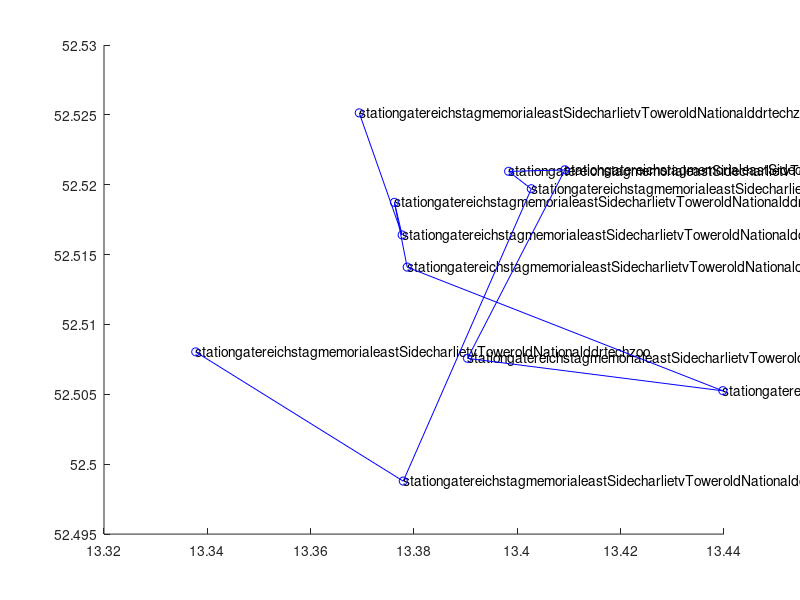

Source code (MATLAB): (Note: this script raises an error after producing the figure.)

%SM: Can we change variable name "pop" into "popularity"? I didn't get it at first...
%SM: and y and x in longitude and latitude?

%ST: All Sights used in Berlin as Data-Structures
centralStation = struct("y", 52.52514262794553, "x", 13.369401998549902, ...
    "id", 1, "price", 0, "pop", 0, "duration", 0, "name", "station");
brandenburgGate = struct("y", 52.51640515728868, "x", 13.377704098549703, ...
    "id", 2, "price", 0, "pop", 1, "duration", 30, "name", "gate");
reichstagBuilding = struct("y", 52.51873769328525, "x", 13.376208656220577, ...
    "id", 3, "price", 0, "pop", 2, "duration", 120, "name", "reichstag");
memorial = struct("y", 52.514104081035704, "x", 13.378680512043356, ...
    "id", 4, "price", 0, "pop", 3, "duration", 30, "name", "memorial");
eastSideGallery = struct("y", 52.505257448032204, "x", 13.439771749277382, ...
    "id", 5, "price", 0, "pop", 4, "duration", 45, "name", "eastSide");
checkpointCharlie = struct("y", 52.5075750694616, "x", 13.390364769714038, ...
    "id", 6, "price", 0, "pop", 10, "duration", 45, "name", "charlie");
tvTower = struct("y", 52.521069579218974, "x", 13.40920452184171, ...
    "id", 7, "price", 20.5, "pop", 8, "duration", 120, "name", "tvTower");
oldNationalGallery = struct("y", 52.52096052837539, "x", 13.398309983208197, ...
    "id", 8, "price", 10, "pop", 6, "duration", 150, "name", "oldNational");
ddrMuseum = struct("y", 52.51971144874204, "x", 13.402700296701948, ...
    "id", 9, "price", 9.8, "pop", 9, "duration", 90, "name", "ddr");
techMuseum = struct("y", 52.498789620642924, "x", 13.377916785055444, ...
    "id", 10, "price", 8, "pop", 5, "duration", 180, "name", "tech");
zoo = struct("y", 52.508037121902355, "x", 13.337754698549514, ...
    "id", 11, "price", 16, "pop", 7, "duration", 150, "name", "zoo");

%ST: destSights contains all Sight-structs above
destSightsBerlin = [centralStation,brandenburgGate,reichstagBuilding,...
    memorial,eastSideGallery,checkpointCharlie,tvTower,oldNationalGallery...
    ddrMuseum,techMuseum,zoo];



%SM: All Sights used in PARIS as Data-Structures
parisEst = struct("y", 48.8758535, "x", 2.3600134, ...
    "id", 21, "price", 0, "pop", 0, "duration", 0, "name", "parisEst");
eiffelTower = struct("y", 48.8561446, "x", 2.2978204, ...
    "id", 22, "price", 20.0, "pop", 1, "duration", 120, "name", "eiffelTower");
louvre = struct("y", 48.8624906, "x", 2.3360431, ...
    "id", 23, "price", 17.0, "pop", 6, "duration", 180, "name", "louvre");
notreDam = struct("y", 48.8527101, "x", 2.3519702, ...
    "id", 24, "price", 0, "pop", 7, "duration", 15, "name", "notreDam");
arcDeTriomphe = struct("y", 48.8737673, "x", 2.2954441, ...
    "id", 25, "price", 13.0, "pop", 2, "duration", 45, "name", "arcDeTriomphe");
museeDOrsay = struct("y", 48.8599179, "x", 2.3265828, ...
    "id", 26, "price", 14.0, "pop", 5, "duration", 180, "name", "museeDOrsay");
centreGP = struct("y", 48.8607767, "x", 2.3517423, ...
    "id", 27, "price", 14.0, "pop", 8, "duration", 180, "name", "centreGeorgesPompidou");
basilikaSC = struct("y", 48.8868058, "x", 2.3430153, ...
    "id", 28, "price", 8.0, "pop", 4, "duration", 90, "name", "basilikaSacreCoeur");
avenueDesCE = struct("y", 48.8659369, "x", 2.31967728, ...
    "id", 29, "price", 0, "pop", 3, "duration", 60, "name", "avenueDesCampsElysees");


%SM: destSightsParis contains all sight-seeings of Paris above
destSightsParis = [parisEst,eiffelTower,louvre,...
    notreDam,arcDeTriomphe,museeDOrsay,centreGP,basilikaSC...
    avenueDesCE];

%ST: Output all cities in console
%for city = destSights
    %disp(city)
%end

%SM: choose sightseeing here
destSights = destSightsBerlin;


figure(1);
text([destSights(:).x],[destSights(:).y],[destSights(:).name])
hold on;
plot([destSights(:).x],[destSights(:).y],'bo-')


% ST:                           Algorithm Edit Comments
% For variable and param explanation please visit TSP_ACO
%    SETTING PARAMS     %
% exploit vs explore
q_0 = .2770;
numAnts = 200;
beta = 1;
maxIts = 200;
Q = 1;
rho = .4817;

params = struct('q_0', q_0, 'numAnts', numAnts, 'beta', beta, 'Q', Q, 'rho', rho);

fprintf('Running Berlin Sightseeing Optimization on  %i Sights with the following parameters:\n', length(destSights));
disp(params);
% Tau will be populated dynamically, blank for now
tau = ones(length(destSights),length(destSights));
% Eta is a static matrix based on a known heuristic with known inputs
% so we can simply populate it now in advance
eta = genEta(destSights);
disp(eta);

% Creates an ititial path
bestPath = 1:length(destSights);
bestScore = scorePath(bestPath, destSights);
fprintf('Initial Score: %f', bestScore);
numIts = 1;
scores = zeros(1, maxIts);

while numIts < maxIts;
	% for ant_k in colony
	for ant_k = 1:numAnts
		
		% Init empty path and place ant_k at a random starting index
		path = zeros(1, length(destSights));
		currInd = 1;
		path(currInd) = randi(length(destSights));
		
		% Need to track of where we have not been
		unvisited = 1:length(destSights);
		unvisited(path(1)) = [];
		
		
		% While ant has not visited all cities
		for currInd = 1:(length(destSights) - 1)
			r = path(currInd);
			
			% Here we find the destination city s
			if (rand < q_0)
				[~, sInd] = max(tau(r, unvisited) .* eta(r, unvisited).^beta);
				s = unvisited(sInd);
			else
				vec = tau(r, unvisited) .* (eta(r, unvisited).^beta);
				probs = vec ./ sum(vec);
				
				% Sometimes prob vec is a zero vector, giving nans. In
				% this case they are all equally bad so we choose 1st
				if any(isnan(probs))
					sInd = 1;
				else
					
					% Draws the city to visit based on the above probabilities:
					%    The ways this works is that the ith element of probs
					%    defines the probability of selecting ith element of
					%    unvisited array. Thus if we want to draw an element
					%    based on this distribution, we treat the probabilities
					%    as a partitioning of the unit interval. We then choose
					%    a partition by generating a random number and then
					%    selecting the interval in which the number lies. By
					%    taking the cumulative sum of the probabilities, we get
					%    the partitions of the unit interval. We then compare
					%    this to the random number, the first nonzero element
					%    of the resulting logical array is the chosen element
					%    of the unvisited array
					sInd = find(cumsum(probs) > rand, 1);
				end
				s = unvisited(sInd);
			end
			
			% Add s to the path and remove it from the unvisited list
			path(currInd + 1) =  s;
			unvisited(sInd) = [];
		end
		
		score = scorePath(path, destSights);
		if (score < bestScore)
			bestScore = score;
			bestPath = path;
		end
		
		% Now we need to update tau with the pheromones left by this ant:
		toCities = circshift(path, [0,1]);
		% 		tau(sub2ind([numCities numCities], path, toCities)) = tau(sub2ind([numCities numCities], path, toCities)) +  Q / score;
		
		for ind = 1:length(destSights)
			fromCity = path(ind);
			toCity = toCities(ind);
			tau(fromCity, toCity) = tau(fromCity, toCity) + Q / score;
		end
    end
	scores(numIts) = bestScore;
	% Perform the pheromone evaporation
	tau = (1 - rho) * tau;
	
	numIts = numIts + 1;
end

%ST: Display best score at the end.
disp(bestScore);
figure(2);
text([destSights(:).x],[destSights(:).y],[destSights(:).name])
hold on;
plot([destSights(bestPath).x destSights(bestPath(1)).x],  [destSights(bestPath).y destSights(bestPath(1)).y], 'bo-');

%ST: Commented out score figure as not important for now
%figure(3);
%plot(1:maxIts, scores);
